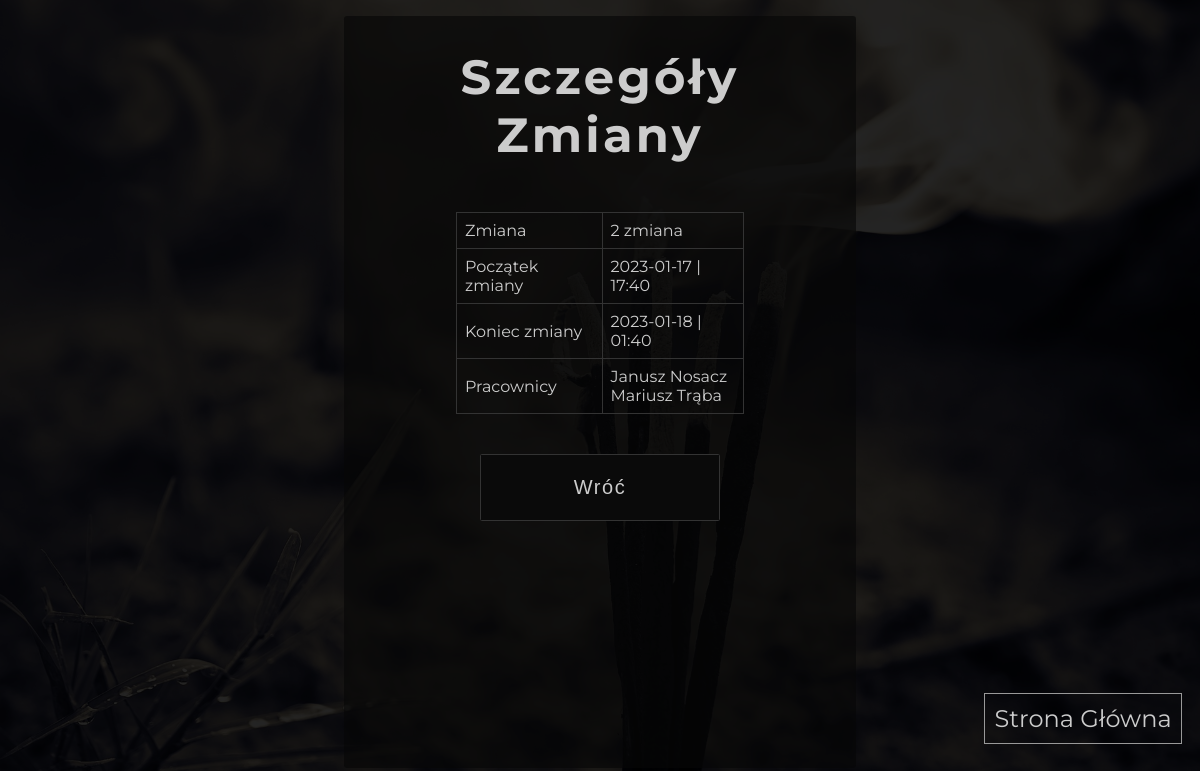
The app's page /manager_panel/plan/list/show/4 (signed in) with its own data.
### App/models.py (models this page shows, shortened)
class Shift(models.Model):
    SHIFTS_CHOICES = (
        ("1 zmiana", "1 zmiana"),
        ("2 zmiana", "2 zmiana")
    )
    worker = models.ManyToManyField(Worker)
    startTime = models.DateTimeField()
    endTime = models.DateTimeField(null=True, blank=True, editable=False)
    description = models.CharField(max_length=12, choices=SHIFTS_CHOICES)

class Worker(models.Model):
    name = models.CharField(max_length=45)
    surname = models.CharField(max_length=45)
    phoneNumber = models.CharField(max_length=9, unique=True)
    email = models.EmailField(null=True, blank=True, unique=True)
    pesel = models.CharField(max_length=11, unique=True)

### App/decorators.py (the view)
        def wrapper_func(request, *args, **kwargs):
            group = None
            if request.user.groups.exists():
                group = request.user.groups.all()[0].name
            if group in allowed_roles:
                return view_func(request, *args, **kwargs)
            else:
                return redirect('home')

### App/views.py (called while the page is built)
@login_required(login_url='login')
@allowed_users(allowed_roles=['manager', 'admin'])
def manager_plan_list_show(request, shift_id):
    shift = get_object_or_404(Shift, pk=shift_id)
    workers = Worker.objects.filter(shift=shift)
    context = {
        'shift': shift,
        'workers': workers
    }
    return render(request, 'App/subpages/manager/manager_plan_list_show.html', context)

### App/templates/App/subpages/manager/manager_plan_list_show.html (shortened to what this page needs)
{% load static %}
<!DOCTYPE html>
<html lang="pl">
<head>
    <link rel="stylesheet" href="https://cdnjs.cloudflare.com/ajax/libs/font-awesome/6.2.1/css/all.min.css" />
    <link rel="stylesheet" href="{% static '/css/manager_employees_show.css' %}">
</head>
<body>
    <main>
        <form action="">
            <h1>Szczegóły Zmiany</h1>
            <table>
                <tr>
                    <td>Zmiana</td><td>{{ shift.description }}</td>
                </tr>
                <tr>
                    <td>Początek zmiany</td><td>{{ shift.startTime|date:'Y-m-d | H:i' }}</td>
                </tr>
                <tr>
                    <td>Koniec zmiany</td><td>{{ shift.endTime|date:'Y-m-d | H:i' }}</td>
                </tr>
                <tr>
                    <td>Pracownicy</td>
                    <td>
                        {% for worker in workers %}
                        {{ worker.name }} {{ worker.surname }}
                        <br>
                        {% endfor %}
                    </td>
                </tr>
            </table>
            <a href="{% url 'manager_plan_list' %}">
                <input type="button" value="Wróć">
            </a>
        </form>
        <nav class="mini-nav">
            <a href="{% url 'home' %}">Strona Główna</a>
        </nav>
    </main>
</body>
</html>

### static/css/manager_employees_show.css (style rules this page uses)
body { background-position: center; background-repeat: no-repeat; background-size: cover!important; background: linear-gradient(rgba(0, 0, 0, 0.86), rgba(0, 0, 0, 0.86)),url("../img/ticket_buy-01.jpg"); margin: 0; padding: 0; border: 0; font-family: 'Montserrat', sans-serif; }
main { width: 100%; display: flex; justify-content: center; color: #ccc; }
form { width: 40%; display: flex; flex-direction: column; background-color: rgba(7, 7, 7, 0.65); min-height: 90vh; margin-top: 1rem; border-radius: 0.2rem; padding: 1rem; align-items: center; text-align: center; gap: 2rem; position: relative; }
form > h1 { font-size: 3rem; letter-spacing: 0.2rem; margin: 0; margin-top: 1rem; }
table { border-collapse: collapse; border: 1px solid black; width: 60%; margin-left: auto; margin-right: auto; text-align: left; margin-top: 1rem; }
td { border: 1px solid #333; padding: 8px; }
form > a > input { width: 15rem; margin: 0.5rem auto; height: 4.2rem; font-size: 1.25rem; background-color: rgb(10, 10, 10); border-radius: 0.1rem; border: solid 0.1rem #333; color: #ccc; letter-spacing: 0.1rem; }
.mini-nav { position: fixed; top: 88%; left: 82%; }
.mini-nav > a { font-size: 1.5rem; text-decoration: none; border: 0.1rem solid #999; padding: 0.6rem; color: #ccc; }

### records on screen
Shift: description "2 zmiana", startTime|H "2023-01-17 | 17:40", endTime|H "2023-01-18 | 01:40"
Worker: name "Janusz", surname "Nosacz"
Worker: name "Mariusz", surname "Trąba"
